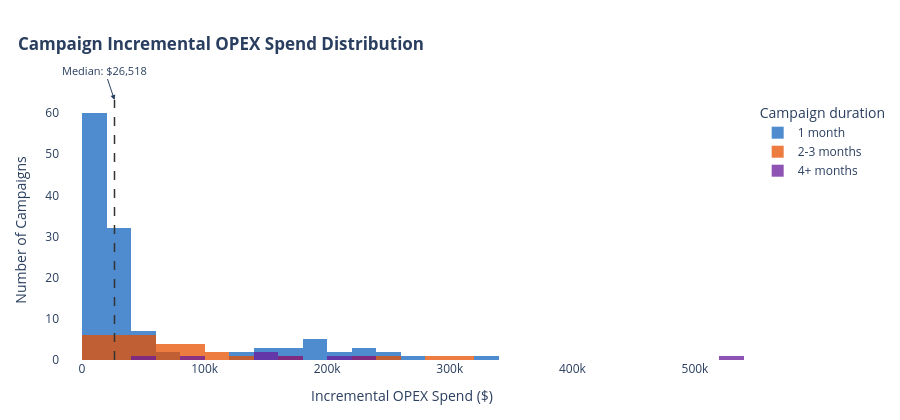

The cell this chart's notebook holds for it:
### Code cell
campaigns_df['duration_bucket'] = pd.cut(
    campaigns_df['duration_months'],
    bins=[0, 1, 3, 100],
    labels=['1 month', '2-3 months', '4+ months']
)

color_map = {'1 month': '#1565C0', '2-3 months': '#E65100', '4+ months': '#6A1B9A'}

fig = go.Figure()
for bucket, color in color_map.items():
    sub = campaigns_df[campaigns_df['duration_bucket'] == bucket]
    if len(sub) == 0:
        continue
    fig.add_trace(go.Histogram(
        x=sub['total_incremental_opex'],
        name=bucket,
        marker_color=color,
        opacity=0.75,
        nbinsx=25,
    ))

med_spend = campaigns_df['total_incremental_opex'].median()
fig.add_vline(x=med_spend, line=dict(color='#333', dash='dash', width=1.5))
fig.add_annotation(
    x=med_spend, y=1, yref='paper',
    text=f'Median: ${med_spend:,.0f}',
    showarrow=True, arrowhead=2, ay=-30,
    font=dict(size=11), bgcolor='rgba(255,255,255,0.85)',
)
fig.update_layout(
    barmode='overlay',
    title=dict(
        text='<b>Campaign Incremental OPEX Spend Distribution</b>',
            #  '<br><sub>One entry per campaign · colored by duration</sub>',
        x=0.02, xanchor='left',
    ),
    xaxis_title='Incremental OPEX Spend ($)',
    yaxis_title='Number of Campaigns',
    plot_bgcolor='white',
    legend=dict(title='Campaign duration'),
    margin=dict(l=60, r=40, t=100, b=60),
    height=420,
)
fig.show()

### Figure 1 — Plotly figure (JSON) as saved in the notebook; plotly's stock layout.template omitted (floating-point values rounded to 4 significant figures)
{"data": [{"marker": {"color": "#1565C0"}, "name": "1 month", "nbinsx": 25, "opacity": 0.75, "type": "histogram", "x": [11080.0, 11590.0, 9707.0, 9969.0, 14650.0, 43890.0, 19790.0, 23180.0, 16690.0, 11820.0, 26310.0, 14510.0, 15110.0, 14720.0, 17850.0, 22220.0, 20550.0, 16990.0, 19540.0, 9703.0, 13400.0, 18500.0, 52520.0, 11890.0, 11610.0, 4065.0, 19680.0, 4065.0, 13630.0, 18900.0, 17170.0, 16290.0, 19100.0, 22460.0, 21730.0, 18080.0, 18280.0, 26520.0, 9979.0, 7334.0, 11200.0, 44940.0, 35590.0, 31440.0, 14790.0, 28550.0, 16790.0, 13530.0, 9979.0, 251600.0, 238100.0, 204800.0, 251900.0, 120300.0, 262500.0, 22380.0, 322600.0, 8696.0, 123100.0, 13180.0, 211200.0, 174700.0, 180300.0, 18740.0, 15330.0, 147900.0, 15050.0, 232500.0, 13340.0, 238200.0, 183600.0, 197200.0, 194600.0, 11290.0, 16940.0, 14730.0, 33600.0, 40550.0, 16200.0, 55140.0, 32300.0, 165700.0, 21470.0, 25710.0, 32250.0, 19060.0, 29920.0, 21640.0, 1750.0, 1238.0, 12710.0, 19350.0, 18770.0, 17050.0, 29870.0, 48400.0, 25310.0, 43250.0, 24980.0, 21880.0, 33790.0, 19860.0, 70210.0, 36880.0, 16630.0, 13970.0, 6175.0, 17240.0, 14170.0, 160100.0, 185500.0, 14200.0, 148500.0, 159000.0, 31810.0, 30960.0, 27530.0, 23860.0, 25690.0, 79160.0, 30580.0, 27460.0, 30810.0]}, {"marker": {"color": "#E65100"}, "name": "2-3 months", "nbinsx": 25, "opacity": 0.75, "type": "histogram", "x": [73590.0, 40920.0, 28380.0, 48860.0, 89310.0, 4536.0, 7921.0, 4915.0, 105600.0, 4536.0, 7921.0, 4915.0, 69310.0, 233300.0, 246000.0, 31560.0, 281600.0, 36860.0, 94400.0, 93120.0, 164300.0, 316100.0, 49370.0, 42400.0, 59490.0, 100300.0, 27680.0, 62510.0, 124800.0, 34570.0, 23520.0, 89560.0, 72940.0, 41840.0]}, {"marker": {"color": "#6A1B9A"}, "name": "4+ months", "nbinsx": 25, "opacity": 0.75, "type": "histogram", "x": [226800.0, 44920.0, 141300.0, 206700.0, 87530.0, 534200.0, 175200.0, 158800.0]}], "layout": {"annotations": [{"arrowhead": 2, "ay": -30, "bgcolor": "rgba(255,255,255,0.85)", "font": {"size": 11}, "showarrow": true, "text": "Median: $26,518", "x": 26520.0, "y": 1, "yref": "paper"}], "barmode": "overlay", "height": 420, "legend": {"title": {"text": "Campaign duration"}}, "margin": {"b": 60, "l": 60, "r": 40, "t": 100}, "plot_bgcolor": "white", "shapes": [{"line": {"color": "#333", "dash": "dash", "width": 1.5}, "type": "line", "x0": 26520.0, "x1": 26520.0, "xref": "x", "y0": 0, "y1": 1, "yref": "y domain"}], "title": {"text": "<b>Campaign Incremental OPEX Spend Distribution</b>", "x": 0.02, "xanchor": "left"}, "xaxis": {"title": {"text": "Incremental OPEX Spend ($)"}}, "yaxis": {"title": {"text": "Number of Campaigns"}}}}
